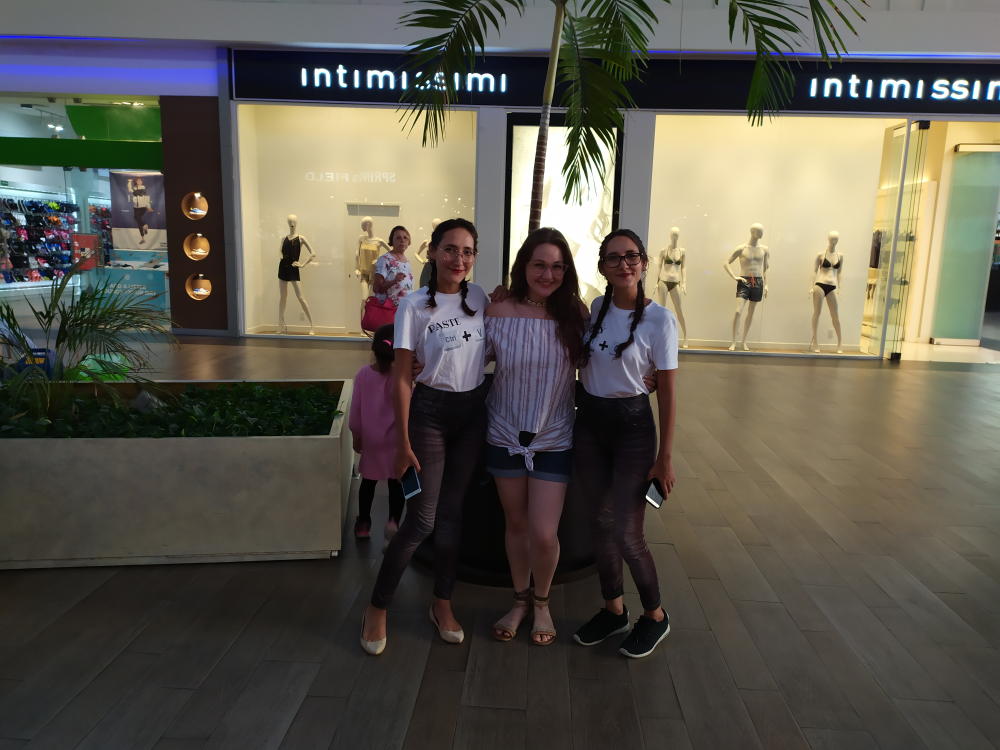
#> input picture Modulo 3 - PDI/hermanas.jpg, 4000 x 3000 px (shown at 1/4 size)
$ jupyter execute OpenCV.ipynb
#> lines starting #> are read from the running program, lines starting #| are printed output that depends on the picture
[cell 1]
import cv2
import numpy

[cell 2]
# Leer imagen
img = cv2.imread("hermanas.jpg")
#> img is the input picture: shape (3000, 4000, 3); mean B, G, R 78.2, 88.5, 92.4

# Redimension de imagen (esta muy grande)
escala_porcentaje = 20 # Porcentaje del tamaño original
ancho = int(img.shape[1] * escala_porcentaje / 100)
#> ancho = 800
largo = int(img.shape[0] * escala_porcentaje / 100)
#> largo = 600
dim = (ancho, largo)
#> dim = (800, 600)

# Imagen redimensionada
redimension = cv2.resize(img, dim, interpolation = cv2.INTER_AREA)
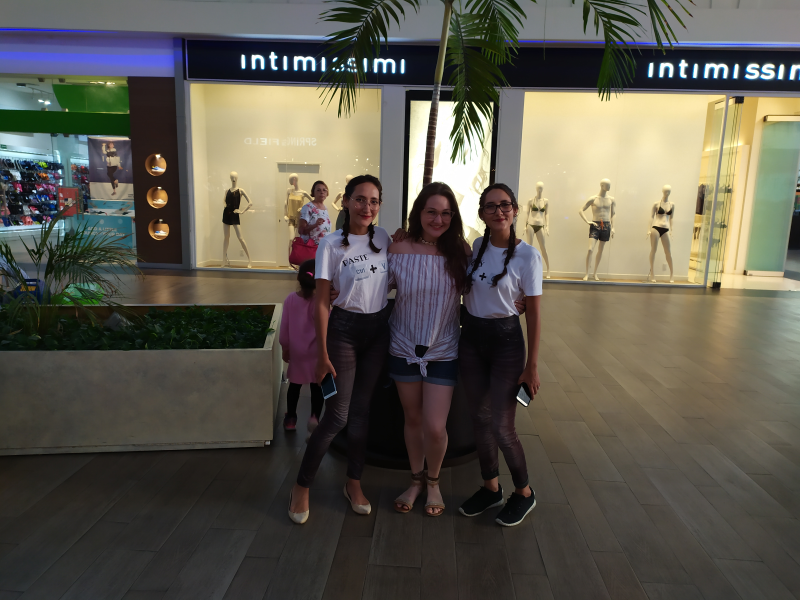
#> redimension: shape (600, 800, 3); mean B, G, R 78.2, 88.5, 92.4

# Desplegar
cv2.imshow("redimension",redimension)
cv2.waitKey(0)

# Poner la imagen en el espacio de color YUV
imgYUV = cv2.cvtColor(redimension, cv2.COLOR_BGR2YUV)
#> imgYUV: shape (600, 800, 3); mean of channels 0, 1, 2 88.5, 123, 131.5
#cv2.imshow("image",imgYUV)
#cv2.waitKey(0)

# Aplicando método de ecualización
imgYUV[:,:,0] = cv2.equalizeHist(imgYUV[:,:,0])
#> imgYUV: shape (600, 800, 3); mean of channels 0, 1, 2 128.3, 123, 131.5
#cv2.imshow("image", imgYUV)
#cv2.waitKey(0)

resultImg = cv2.cvtColor(imgYUV, cv2.COLOR_YUV2BGR)
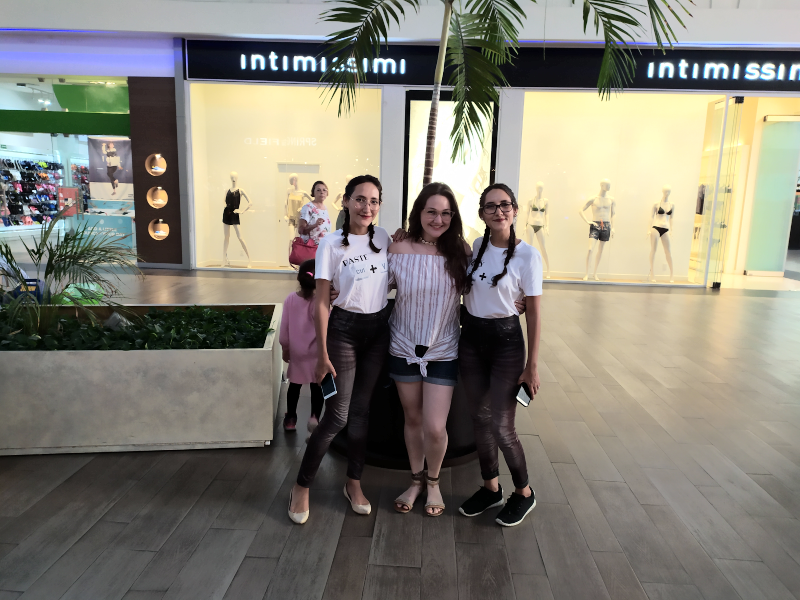
#> resultImg: shape (600, 800, 3); mean B, G, R 118, 128.2, 131.8
cv2.imshow("image", resultImg)
cv2.waitKey(0)

$ run again, with Modulo 3 - PDI/Gato.jpg copied over Modulo 3 - PDI/hermanas.jpg
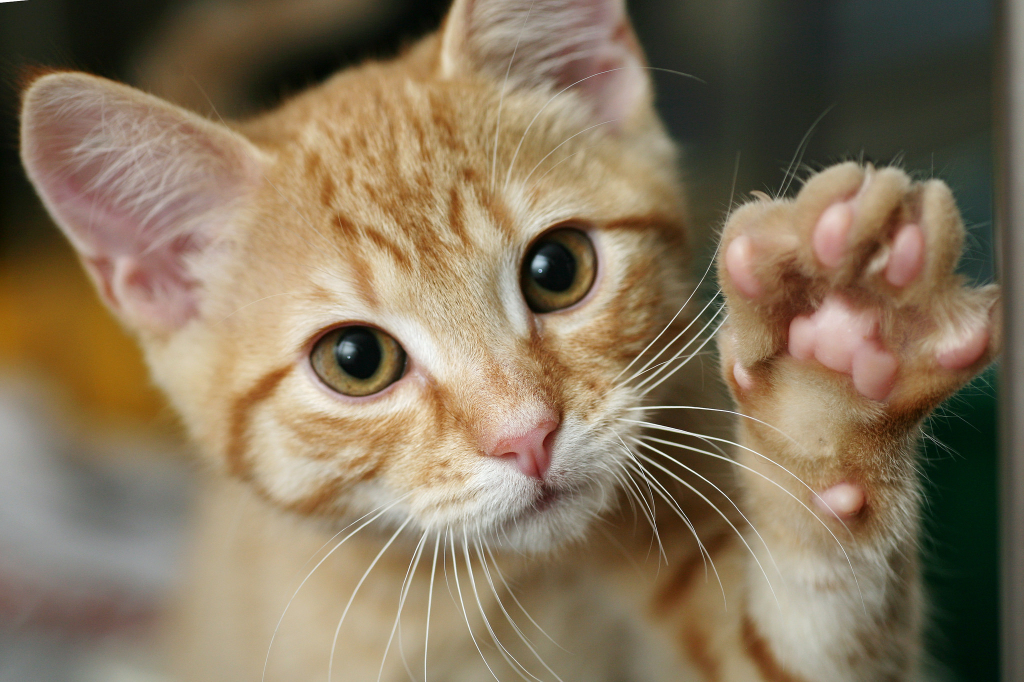
#> input picture Modulo 3 - PDI/Gato.jpg, 2048 x 1364 px (shown at 1/2 size)
#> img is the input picture: shape (1364, 2048, 3); mean B, G, R 91.6, 116.3, 132.9
#> `redimension = cv2.resize(img, dim, interpolation = cv2.INTER_AREA)`:
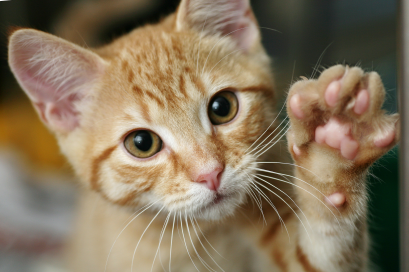
#> redimension: shape (272, 409, 3); mean B, G, R 91.6, 116.3, 132.9
#> `resultImg = cv2.cvtColor(imgYUV, cv2.COLOR_YUV2BGR)`:
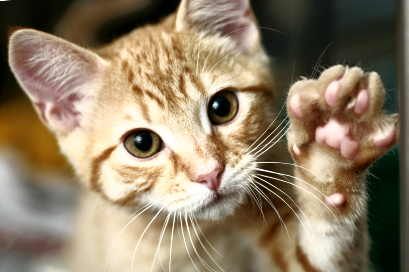
#> resultImg: shape (272, 409, 3); mean B, G, R 101.5, 126, 142.5

$ run again, with Modulo 3 - PDI/Mariposa.jpg copied over Modulo 3 - PDI/hermanas.jpg
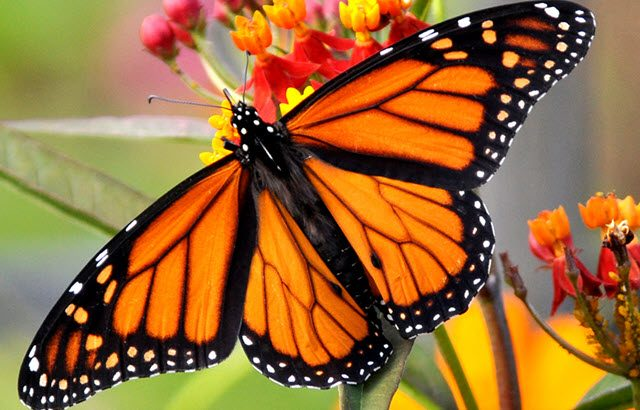
#> input picture Modulo 3 - PDI/Mariposa.jpg, 640 x 410 px
#> img is the input picture: shape (410, 640, 3); mean B, G, R 54.4, 106.3, 152.1
#> `redimension = cv2.resize(img, dim, interpolation = cv2.INTER_AREA)`:
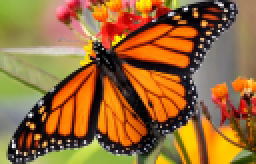
#> redimension: shape (82, 128, 3) (shown 2 times larger); mean B, G, R 54.4, 106.3, 152.1
#> `resultImg = cv2.cvtColor(imgYUV, cv2.COLOR_YUV2BGR)`:
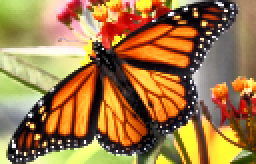
#> resultImg: shape (82, 128, 3) (shown 2 times larger); mean B, G, R 68.9, 120.3, 160.3
